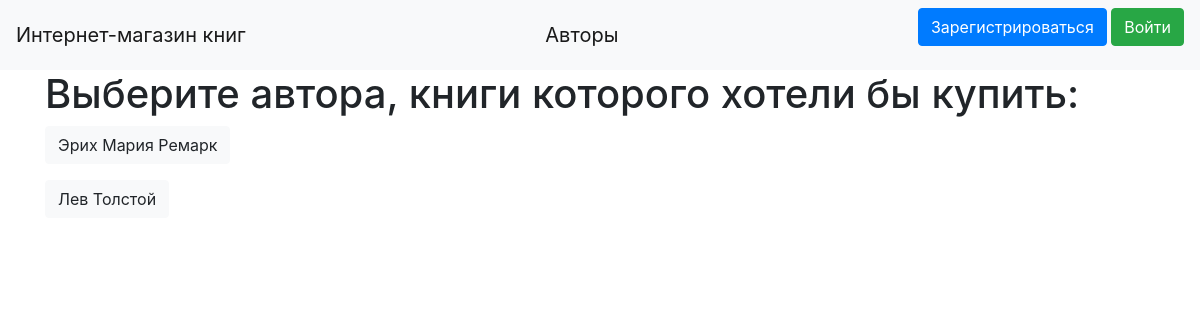
The app's page /list_of_authors, older data.
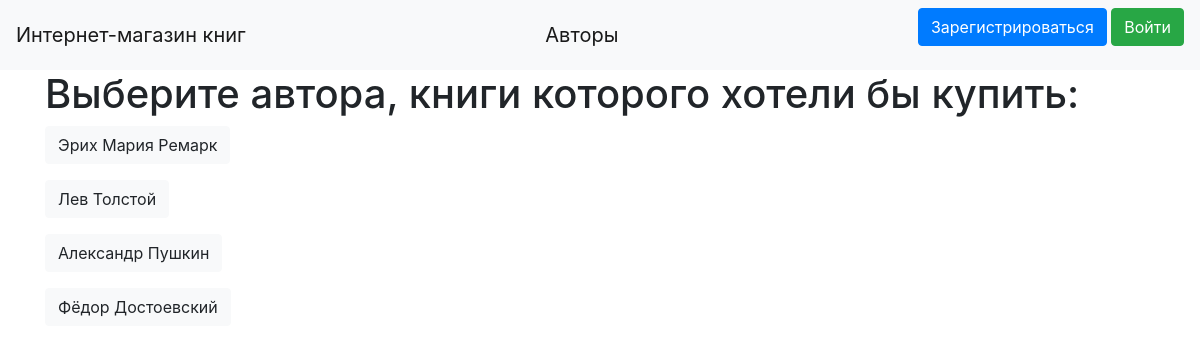
The same page, newer data.
### data/author.py (models this page shows)
class Author(SqlAlchemyBase, SerializerMixin):
    __tablename__ = 'author'
    id = sqlalchemy.Column(sqlalchemy.Integer, primary_key=True, autoincrement=True)
    name = sqlalchemy.Column(sqlalchemy.String, nullable=True)
    books = orm.relation("Books", back_populates='author')

### main.py (the view)
@app.route('/list_of_authors')
def list_of_authors():
    session = db_session.create_session()
    author = session.query(Author)
    return render_template("list_of_authors.html", author=author)

### data/db_session.py (called while the page is built)
def create_session() -> Session:
    global __factory
    return __factory()

### templates/list_of_authors.html (shortened to what this page needs)
{% extends "base.html" %}
{% block content %}
<h1>Выберите автора, книги которого хотели бы купить:</h1>
{% for item in author %}
<p>
    <a class="btn btn-light" href="/books/{{ item.id }}">{{ item.name }}</a>
</p>
{% endfor %}
{% endblock %}

Row changes from the older to the newer data that the page shows:
added Author: name "Александр Пушкин"
added Author: name "Фёдор Достоевский"
